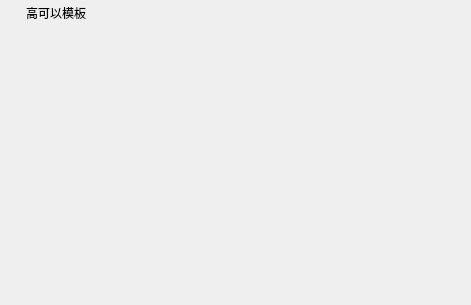
<?xml version="1.0" encoding="UTF-8"?>
<ui version="4.0">
 <class>MainWindow</class>
 <widget class="QWidget" name="MainWindow">
  <property name="geometry">
   <rect>
    <x>0</x>
    <y>0</y>
    <width>471</width>
    <height>305</height>
   </rect>
  </property>
  <property name="minimumSize">
   <size>
    <width>400</width>
    <height>250</height>
   </size>
  </property>
  <property name="styleSheet">
   <string notr="true">#minimizeButton {
  image: url(:/img/res/minimize-button1.png);
}

#minimizeButton, #maximizeButton {
  background-color: transparent;
  border-radius: 0px;
}

#minimizeButton:hover, #maximizeButton:hover {
  border-style: none;
  background-color: #80c7c7c7;
}

#minimizeButton:pressed, #maximizeButton:pressed {
  border-style: none;
  background-color: #80808080;
}

#closeButton {
  image: url(:/img/res/close-button1.png);
  background-color: transparent;
  border-radius: 0px;
}

#closeButton:hover {
	image: url(:/img/res/close-button2.png);
  border-style: none;
  background-color: #e81123;
}

#closeButton:pressed {
  image: url(:/img/res/close-button2.png);
  border-style: none;
  background-color: #8c0a15;
}

#fileBtn{
font: 9t &quot;华康方圆体W7(P)&quot;;
border-radius: 10px;
border-color: rgb(0, 170, 255);
background-color: rgb(170, 255, 255);
}

#fileBtn:pressed {

	background-color: rgb(170, 255, 255);
}
#startBtn{
font: 10t &quot;华康方圆体W7(P)&quot;;
border-radius: 10px;
border-color: rgb(0, 170, 255);
background-color: rgb(170, 255, 255);
}
#startBtn:pressed {
	background-color: rgb(170, 255, 255);
}</string>
  </property>
  <layout class="QGridLayout" name="gridLayout">
   <property name="leftMargin">
    <number>0</number>
   </property>
   <property name="topMargin">
    <number>0</number>
   </property>
   <property name="rightMargin">
    <number>0</number>
   </property>
   <property name="bottomMargin">
    <number>0</number>
   </property>
   <property name="spacing">
    <number>0</number>
   </property>
   <item row="0" column="0">
    <layout class="QHBoxLayout" name="horizontalLayout">
     <property name="spacing">
      <number>0</number>
     </property>
     <property name="leftMargin">
      <number>0</number>
     </property>
     <item>
      <widget class="QLabel" name="ico">
       <property name="enabled">
        <bool>true</bool>
       </property>
       <property name="minimumSize">
        <size>
         <width>26</width>
         <height>26</height>
        </size>
       </property>
       <property name="maximumSize">
        <size>
         <width>26</width>
         <height>26</height>
        </size>
       </property>
       <property name="text">
        <string/>
       </property>
       <property name="pixmap">
        <pixmap resource="res.qrc">:/img/res/dog.jpg</pixmap>
       </property>
       <property name="scaledContents">
        <bool>true</bool>
       </property>
      </widget>
     </item>
     <item>
      <widget class="QLabel" name="label">
       <property name="styleSheet">
        <string notr="true">font: 10pt &quot;华康方圆体W7(P)&quot;;</string>
       </property>
       <property name="text">
        <string>高可以模板</string>
       </property>
      </widget>
     </item>
     <item>
      <spacer name="horizontalSpacer">
       <property name="orientation">
        <enum>Qt::Horizontal</enum>
       </property>
       <property name="sizeHint" stdset="0">
        <size>
         <width>297</width>
         <height>23</height>
        </size>
       </property>
      </spacer>
     </item>
     <item>
      <widget class="QPushButton" name="minimizeButton">
       <property name="sizePolicy">
        <sizepolicy hsizetype="Fixed" vsizetype="Fixed">
         <horstretch>0</horstretch>
         <verstretch>0</verstretch>
        </sizepolicy>
       </property>
       <property name="minimumSize">
        <size>
         <width>45</width>
         <height>26</height>
        </size>
       </property>
       <property name="maximumSize">
        <size>
         <width>45</width>
         <height>26</height>
        </size>
       </property>
       <property name="focusPolicy">
        <enum>Qt::NoFocus</enum>
       </property>
       <property name="contextMenuPolicy">
        <enum>Qt::NoContextMenu</enum>
       </property>
       <property name="toolTip">
        <string>Minimize</string>
       </property>
       <property name="iconSize">
        <size>
         <width>33</width>
         <height>26</height>
        </size>
       </property>
      </widget>
     </item>
     <item>
      <widget class="QPushButton" name="maximizeButton">
       <property name="sizePolicy">
        <sizepolicy hsizetype="Fixed" vsizetype="Fixed">
         <horstretch>0</horstretch>
         <verstretch>0</verstretch>
        </sizepolicy>
       </property>
       <property name="minimumSize">
        <size>
         <width>45</width>
         <height>26</height>
        </size>
       </property>
       <property name="maximumSize">
        <size>
         <width>45</width>
         <height>26</height>
        </size>
       </property>
       <property name="focusPolicy">
        <enum>Qt::NoFocus</enum>
       </property>
       <property name="contextMenuPolicy">
        <enum>Qt::NoContextMenu</enum>
       </property>
       <property name="toolTip">
        <string>Maximize</string>
       </property>
       <property name="icon">
        <iconset resource="res.qrc">
         <normaloff>:/img/res/maximize-button1.png</normaloff>:/img/res/maximize-button1.png</iconset>
       </property>
       <property name="iconSize">
        <size>
         <width>34</width>
         <height>26</height>
        </size>
       </property>
      </widget>
     </item>
     <item>
      <widget class="QPushButton" name="closeButton">
       <property name="sizePolicy">
        <sizepolicy hsizetype="Fixed" vsizetype="Fixed">
         <horstretch>0</horstretch>
         <verstretch>0</verstretch>
        </sizepolicy>
       </property>
       <property name="minimumSize">
        <size>
         <width>45</width>
         <height>26</height>
        </size>
       </property>
       <property name="maximumSize">
        <size>
         <width>45</width>
         <height>26</height>
        </size>
       </property>
       <property name="focusPolicy">
        <enum>Qt::NoFocus</enum>
       </property>
       <property name="contextMenuPolicy">
        <enum>Qt::NoContextMenu</enum>
       </property>
       <property name="toolTip">
        <string>Close</string>
       </property>
       <property name="iconSize">
        <size>
         <width>34</width>
         <height>26</height>
        </size>
       </property>
      </widget>
     </item>
    </layout>
   </item>
   <item row="1" column="0">
    <spacer name="verticalSpacer">
     <property name="orientation">
      <enum>Qt::Vertical</enum>
     </property>
     <property name="sizeHint" stdset="0">
      <size>
       <width>20</width>
       <height>274</height>
      </size>
     </property>
    </spacer>
   </item>
  </layout>
 </widget>
 <layoutdefault spacing="6" margin="11"/>
 <resources>
  <include location="res.qrc"/>
 </resources>
 <connections>
  <connection>
   <sender>closeButton</sender>
   <signal>clicked()</signal>
   <receiver>MainWindow</receiver>
   <slot>close()</slot>
   <hints>
    <hint type="sourcelabel">
     <x>378</x>
     <y>9</y>
    </hint>
    <hint type="destinationlabel">
     <x>432</x>
     <y>47</y>
    </hint>
   </hints>
  </connection>
  <connection>
   <sender>minimizeButton</sender>
   <signal>clicked()</signal>
   <receiver>MainWindow</receiver>
   <slot>showMinimized()</slot>
   <hints>
    <hint type="sourcelabel">
     <x>318</x>
     <y>7</y>
    </hint>
    <hint type="destinationlabel">
     <x>418</x>
     <y>73</y>
    </hint>
   </hints>
  </connection>
 </connections>
</ui>
